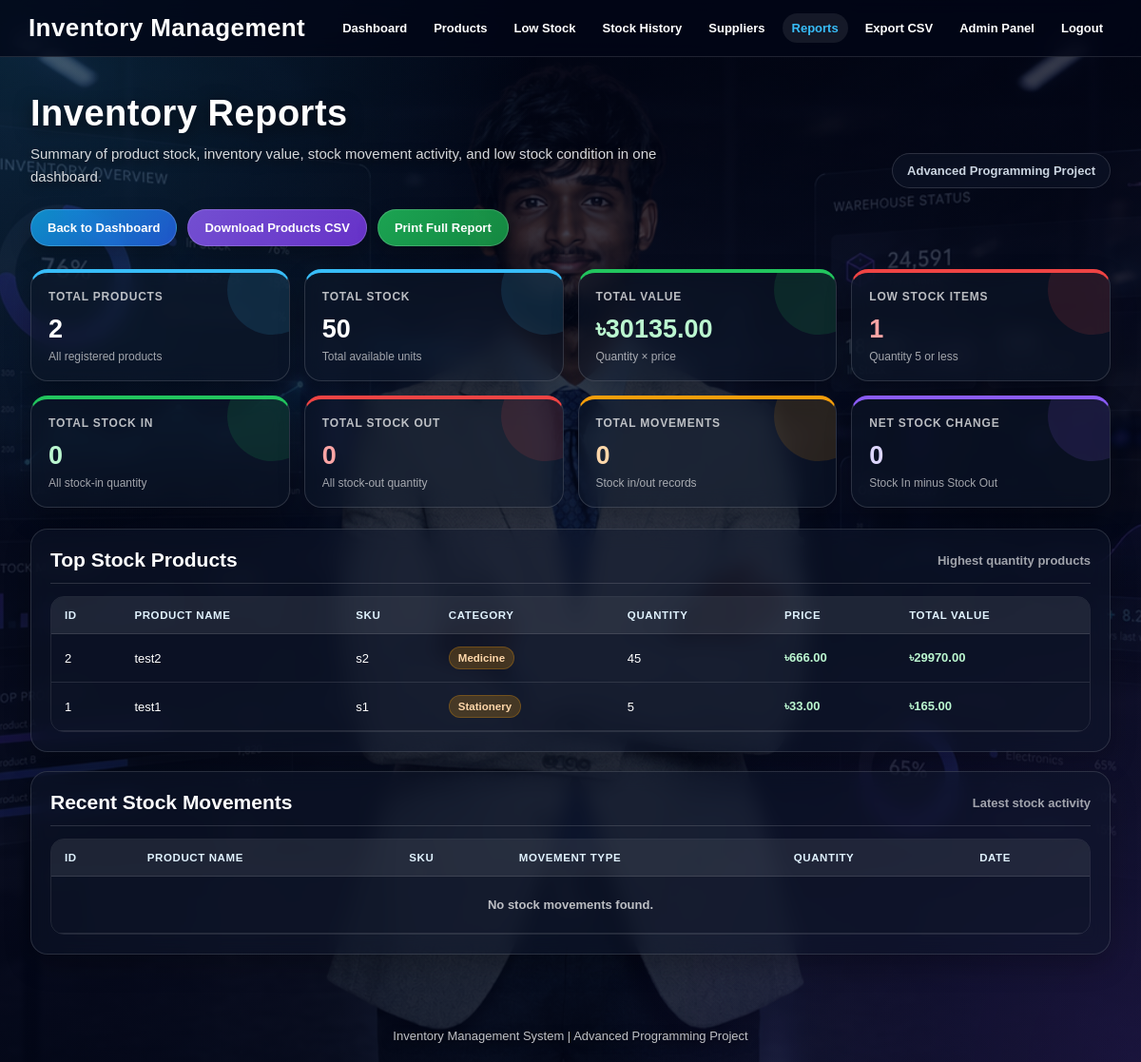
The app's page /reports (signed in) with its own data.
### tables this page shows
CREATE TABLE products (
            id INTEGER PRIMARY KEY AUTOINCREMENT,
            name TEXT NOT NULL,
            sku TEXT UNIQUE NOT NULL,
            category TEXT DEFAULT 'Others',
            quantity INTEGER NOT NULL,
            price REAL NOT NULL,
            supplier_id INTEGER, user_id INTEGER,
            FOREIGN KEY (supplier_id) REFERENCES suppliers(id)
        );

### auth.py (the view)
    def wrapper(*args, **kwargs):
        if not session.get("user"):
            return redirect(url_for("login"))
        return func(*args, **kwargs)

### app.py (called while the page is built, shortened)
def get_current_user_id():
    if "user_id" in session:
        return session["user_id"]

@app.route("/reports")
@login_required
def reports():
    user_id = get_current_user_id()
    if user_id is None:
        return redirect("/login")
    report = get_report_data(user_id)
    top_products = get_top_stock_products(user_id)
    recent_movements = get_recent_stock_movements(user_id)
    return render_template(
        "reports.html",
        report=report,
        top_products=top_products,
        recent_movements=recent_movements
    )

### auth.py (called while the page is built)
def login_required(func):
    def wrapper(*args, **kwargs):
        if not session.get("user"):
            return redirect(url_for("login"))
        return func(*args, **kwargs)
    wrapper.__name__ = func.__name__
    return wrapper

### models.py (called while the page is built)
def is_postgres():
    return DATABASE_URL.startswith("postgres://") or DATABASE_URL.startswith("postgresql://")

def get_sqlite_db_name():
    if DATABASE_URL.startswith("sqlite:///"):
        return DATABASE_URL.replace("sqlite:///", "")
    return "inventory.db"

def get_db_connection():
    if is_postgres():
        conn = psycopg2.connect(
            DATABASE_URL,
            cursor_factory=psycopg2.extras.RealDictCursor
        )
        return conn
    db_name = get_sqlite_db_name()
    conn = sqlite3.connect(db_name)
    conn.row_factory = sqlite3.Row
    return conn

def convert_placeholders(sql):
    if is_postgres():
        return sql.replace("?", "%s")
    return sql

def fetch_all(sql, params=()):
    conn = get_db_connection()
    cursor = conn.cursor()
    cursor.execute(convert_placeholders(sql), params)
    rows = cursor.fetchall()
    cursor.close()
    conn.close()
    return rows

def get_recent_stock_movements(user_id):
    return fetch_all("""
        SELECT *
        FROM stock_history
        WHERE user_id = ?
        ORDER BY id DESC
        LIMIT 5
    """, (user_id,))

def get_top_stock_products(user_id):
    return fetch_all("""
        SELECT *
        FROM products
        WHERE user_id = ?
        ORDER BY quantity DESC
        LIMIT 5
    """, (user_id,))

### templates/reports.html (shortened to what this page needs)
<!DOCTYPE html>
<html>
<head>
</head>
<body>
    <div class="navbar">
        <h2>Inventory Management</h2>
        <div class="navbar-links">
            <a href="/dashboard">Dashboard</a>
            <a href="/products">Products</a>
            <a href="/low-stock">Low Stock</a>
            <a href="/stock-history">Stock History</a>
            <a href="/suppliers">Suppliers</a>
            <a class="active" href="/reports">Reports</a>
            <a href="/export-products">Export CSV</a>
            {% if session.get("user") == "admin" %}
    <a href="/admin/users">Admin Panel</a>
{% endif %}
            <a href="/logout">Logout</a>
        </div>
    </div>
    <div class="container">
        <div class="page-header">
            <div>
                <h1>Inventory Reports</h1>
                <p>
                    Summary of product stock, inventory value, stock movement activity,
                    and low stock condition in one dashboard.
                </p>
            </div>
            <div class="header-badge">
                Advanced Programming Project
            </div>
        </div>
        <div class="button-area">
            <a class="action-btn dashboard-btn" href="/dashboard">Back to Dashboard</a>
            <a class="action-btn csv-btn" href="/export-products">Download Products CSV</a>
            <a class="action-btn print-btn" href="/print-report">Print Full Report</a>
        </div>
        <div class="cards">
            <div class="card">
                <h3>Total Products</h3>
                <p>{{ report.total_products }}</p>
                <span>All registered products</span>
            </div>
            <div class="card">
                <h3>Total Stock</h3>
                <p>{{ report.total_stock }}</p>
                <span>Total available units</span>
            </div>
            <div class="card success">
                <h3>Total Value</h3>
                <p>৳{{ "%.2f"|format(report.total_value) }}</p>
                <span>Quantity × price</span>
            </div>
            <div class="card warning">
                <h3>Low Stock Items</h3>
                <p>{{ report.low_stock_count }}</p>
                <span>Quantity 5 or less</span>
            </div>
            <div class="card success">
                <h3>Total Stock In</h3>
                <p>{{ report.total_stock_in }}</p>
                <span>All stock-in quantity</span>
            </div>
            <div class="card warning">
                <h3>Total Stock Out</h3>
                <p>{{ report.total_stock_out }}</p>
                <span>All stock-out quantity</span>
            </div>
            <div class="card orange">
                <h3>Total Movements</h3>
                <p>{{ report.total_movements }}</p>
                <span>Stock in/out records</span>
            </div>
            <div class="card purple">
                <h3>Net Stock Change</h3>
                <p>{{ report.total_stock_in - report.total_stock_out }}</p>
                <span>Stock In minus Stock Out</span>
            </div>
        </div>
        <div class="section">
            <div class="section-header">
                <h2>Top Stock Products</h2>
                <span class="section-note">Highest quantity products</span>
            </div>
            <div class="table-wrapper">
                <table>
                    <thead>
                        <tr>
                            <th>ID</th>
                            <th>Product Name</th>
                            <th>SKU</th>
                            <th>Category</th>
                            <th>Quantity</th>
                            <th>Price</th>
                            <th>Total Value</th>
                        </tr>
                    </thead>
                    <tbody>
                        {% if top_products %}
                            {% for product in top_products %}
                                <tr>
                                    <td>{{ product.id }}</td>
                                    <td>{{ product.name }}</td>
                                    <td>{{ product.sku }}</td>
                                    <td>
                                        <span class="category-badge">
                                            {% if product.category %}
                                                {{ product.category }}
                                            {% else %}
                                                Others
                                            {% endif %}
                                        </span>
                                    </td>
                                    <td>{{ product.quantity }}</td>
                                    <td class="money">৳{{ "%.2f"|format(product.price) }}</td>
                                    <td class="money">৳{{ "%.2f"|format(product.quantity * product.price) }}</td>
                                </tr>
                            {% endfor %}
                        {% else %}
                            <tr>
                                <td colspan="7" class="empty">No products found.</td>
                            </tr>
                        {% endif %}
                    </tbody>
                </table>
            </div>
        </div>
        <div class="section">
            <div class="section-header">
                <h2>Recent Stock Movements</h2>
                <span class="section-note">Latest stock activity</span>
            </div>
            <div class="table-wrapper">
                <table>
                    <thead>
                        <tr>
                            <th>ID</th>
                            <th>Product Name</th>
                            <th>SKU</th>
                            <th>Movement Type</th>
                            <th>Quantity</th>
                            <th>Date</th>
                        </tr>
                    </thead>
                    <tbody>
                        {% if recent_movements %}
                            {% for item in recent_movements %}
                                <tr>
                                    <td>{{ item.id }}</td>
                                    <td>
                                        {% if item.product_name %}
                                            {{ item.product_name }}
                                        {% else %}
                                            N/A
                                        {% endif %}
                                    </td>
                                    <td>{{ item.sku }}</td>
                                    <td>
                                        {% if item.movement_type == "Stock In" %}
                                            <span class="badge badge-in">{{ item.movement_type }}</span>
                                        {% else %}
                                            <span class="badge badge-out">{{ item.movement_type }}</span>
                                        {% endif %}
                                    </td>
                                    <td>{{ item.quantity }}</td>
                                    <td>
                                        {% if item.date %}
                                            {{ item.date }}
                                        {% else %}
                                            N/A
                                        {% endif %}
                                    </td>
                                </tr>
                            {% endfor %}
                        {% else %}
                            <tr>
                                <td colspan="6" class="empty">No stock movements found.</td>
                            </tr>
                        {% endif %}
                    </tbody>
                </table>
            </div>
        </div>
    </div>
    <div class="footer">
        Inventory Management System | Advanced Programming Project
    </div>
</body>
</html>

### records on screen
products: id "2", name "test2", sku "s2", category "Medicine", quantity "45", price "666.00", product.quantity*product.price "29970.00"
products: id "1", name "test1", sku "s1", category "Stationery", quantity "5", price "33.00", product.quantity*product.price "165.00"

### other values on screen
{{ report.total_products }} "2"
{{ report.total_stock }} "50"
{{ "%.2f"|format(report.total_value) }} "30135.00"
{{ report.low_stock_count }} "1"
{{ report.total_stock_in }} "0"
{{ report.total_stock_out }} "0"
{{ report.total_movements }} "0"
{{ report.total_stock_in - report.total_stock_out }} "0"
